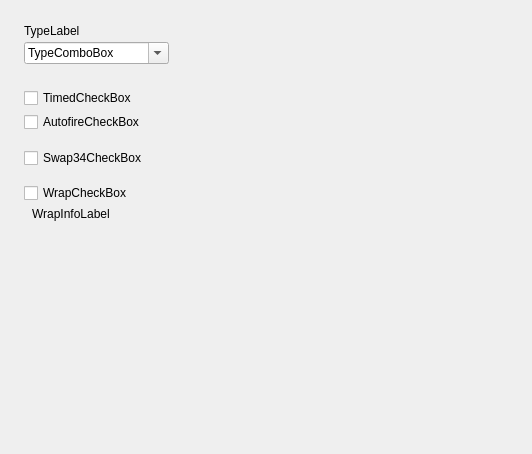
<?xml version="1.0" encoding="UTF-8"?>
<ui version="4.0">
  <class>ModernProfileEditorJoystickFrame</class>
  <widget class="QWidget" name="ModernProfileEditorJoystickFrame">
    <property name="geometry"><rect><x>0</x><y>0</y><width>532</width><height>454</height></rect></property>
    <property name="vclDesignWidth" stdset="0"><number>532</number></property>
    <property name="vclDesignHeight" stdset="0"><number>454</number></property>
    <layout class="QVBoxLayout" name="ModernProfileEditorJoystickFrame_Layout" stretch="0,0,0,0,0,0,0,1">
      <property name="leftMargin"><number>24</number></property>
      <property name="topMargin"><number>24</number></property>
      <property name="rightMargin"><number>19</number></property>
      <property name="bottomMargin"><number>8</number></property>
      <property name="spacing"><number>0</number></property>
      <item>
        <layout class="QGridLayout" name="ModernProfileEditorJoystickFrame_Section1" columnstretch="0,1">
          <property name="leftMargin"><number>0</number></property>
          <property name="topMargin"><number>0</number></property>
          <property name="rightMargin"><number>0</number></property>
          <property name="bottomMargin"><number>0</number></property>
          <property name="horizontalSpacing"><number>8</number></property>
          <property name="verticalSpacing"><number>4</number></property>
          <item row="0" column="0" colspan="2">
            <widget class="QLabel" name="TypeLabel">
              <property name="text"><string>TypeLabel</string></property>
              <property name="textFormat"><enum>Qt::PlainText</enum></property>
              <property name="alignment"><set>Qt::AlignLeft|Qt::AlignTop</set></property>
            </widget>
          </item>
          <item row="1" column="0" alignment="Qt::AlignLeft">
            <widget class="QComboBox" name="TypeComboBox">
              <property name="editable"><bool>true</bool></property>
              <property name="maxVisibleItems"><number>8</number></property>
              <property name="currentText"><string>TypeComboBox</string></property>
              <property name="minimumSize"><size><width>145</width><height>0</height></size></property>
            </widget>
          </item>
          <item row="0" column="1">
            <spacer name="ModernProfileEditorJoystickFrame_Section1_HFill">
              <property name="orientation"><enum>Qt::Horizontal</enum></property>
              <property name="sizeHint" stdset="0"><size><width>0</width><height>0</height></size></property>
            </spacer>
          </item>
        </layout>
      </item>
      <item>
        <spacer name="ModernProfileEditorJoystickFrame_Gap1">
          <property name="orientation"><enum>Qt::Vertical</enum></property>
          <property name="sizeType"><enum>QSizePolicy::Fixed</enum></property>
          <property name="sizeHint" stdset="0"><size><width>0</width><height>24</height></size></property>
        </spacer>
      </item>
      <item>
        <layout class="QGridLayout" name="ModernProfileEditorJoystickFrame_Section2" columnstretch="0,1">
          <property name="leftMargin"><number>0</number></property>
          <property name="topMargin"><number>0</number></property>
          <property name="rightMargin"><number>0</number></property>
          <property name="bottomMargin"><number>0</number></property>
          <property name="horizontalSpacing"><number>8</number></property>
          <property name="verticalSpacing"><number>4</number></property>
          <item row="0" column="0" colspan="2">
            <widget class="QCheckBox" name="TimedCheckBox">
              <property name="text"><string>TimedCheckBox</string></property>
            </widget>
          </item>
          <item row="1" column="0" colspan="2">
            <widget class="QCheckBox" name="AutofireCheckBox">
              <property name="text"><string>AutofireCheckBox</string></property>
            </widget>
          </item>
          <item row="0" column="1">
            <spacer name="ModernProfileEditorJoystickFrame_Section2_HFill">
              <property name="orientation"><enum>Qt::Horizontal</enum></property>
              <property name="sizeHint" stdset="0"><size><width>0</width><height>0</height></size></property>
            </spacer>
          </item>
        </layout>
      </item>
      <item>
        <spacer name="ModernProfileEditorJoystickFrame_Gap2">
          <property name="orientation"><enum>Qt::Vertical</enum></property>
          <property name="sizeType"><enum>QSizePolicy::Fixed</enum></property>
          <property name="sizeHint" stdset="0"><size><width>0</width><height>16</height></size></property>
        </spacer>
      </item>
      <item>
        <layout class="QGridLayout" name="ModernProfileEditorJoystickFrame_Section3" columnstretch="0,1">
          <property name="leftMargin"><number>0</number></property>
          <property name="topMargin"><number>0</number></property>
          <property name="rightMargin"><number>0</number></property>
          <property name="bottomMargin"><number>0</number></property>
          <property name="horizontalSpacing"><number>8</number></property>
          <property name="verticalSpacing"><number>4</number></property>
          <item row="0" column="0" colspan="2">
            <widget class="QCheckBox" name="Swap34CheckBox">
              <property name="text"><string>Swap34CheckBox</string></property>
            </widget>
          </item>
          <item row="0" column="1">
            <spacer name="ModernProfileEditorJoystickFrame_Section3_HFill">
              <property name="orientation"><enum>Qt::Horizontal</enum></property>
              <property name="sizeHint" stdset="0"><size><width>0</width><height>0</height></size></property>
            </spacer>
          </item>
        </layout>
      </item>
      <item>
        <spacer name="ModernProfileEditorJoystickFrame_Gap3">
          <property name="orientation"><enum>Qt::Vertical</enum></property>
          <property name="sizeType"><enum>QSizePolicy::Fixed</enum></property>
          <property name="sizeHint" stdset="0"><size><width>0</width><height>15</height></size></property>
        </spacer>
      </item>
      <item>
        <layout class="QGridLayout" name="ModernProfileEditorJoystickFrame_Section4" columnstretch="0,0,1">
          <property name="leftMargin"><number>0</number></property>
          <property name="topMargin"><number>0</number></property>
          <property name="rightMargin"><number>0</number></property>
          <property name="bottomMargin"><number>0</number></property>
          <property name="horizontalSpacing"><number>8</number></property>
          <property name="verticalSpacing"><number>4</number></property>
          <item row="0" column="0" colspan="3">
            <widget class="QCheckBox" name="WrapCheckBox">
              <property name="text"><string>WrapCheckBox</string></property>
            </widget>
          </item>
          <item row="1" column="1" colspan="2">
            <widget class="QLabel" name="WrapInfoLabel">
              <property name="text"><string>WrapInfoLabel</string></property>
              <property name="textFormat"><enum>Qt::PlainText</enum></property>
              <property name="wordWrap"><bool>true</bool></property>
              <property name="alignment"><set>Qt::AlignLeft|Qt::AlignTop</set></property>
              <property name="minimumSize"><size><width>471</width><height>0</height></size></property>
            </widget>
          </item>
          <item row="0" column="2">
            <spacer name="ModernProfileEditorJoystickFrame_Section4_HFill">
              <property name="orientation"><enum>Qt::Horizontal</enum></property>
              <property name="sizeHint" stdset="0"><size><width>0</width><height>0</height></size></property>
            </spacer>
          </item>
        </layout>
      </item>
      <item>
        <spacer name="ModernProfileEditorJoystickFrame_VFill">
          <property name="orientation"><enum>Qt::Vertical</enum></property>
          <property name="sizeHint" stdset="0"><size><width>0</width><height>0</height></size></property>
        </spacer>
      </item>
    </layout>
  </widget>
  <tabstops>
    <tabstop>TypeComboBox</tabstop>
    <tabstop>TimedCheckBox</tabstop>
    <tabstop>AutofireCheckBox</tabstop>
    <tabstop>Swap34CheckBox</tabstop>
    <tabstop>WrapCheckBox</tabstop>
  </tabstops>
  <resources>
    <include location="../../resources/dfend.qrc" />
  </resources>
  <connections />
</ui>
